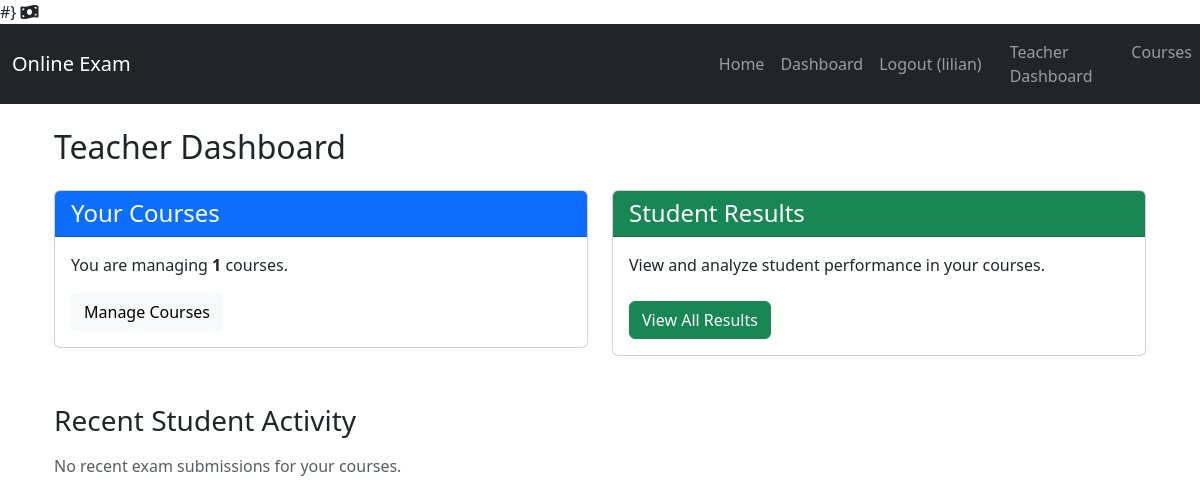
Page /teacher/dashboard/ (signed in) on the earlier database version.
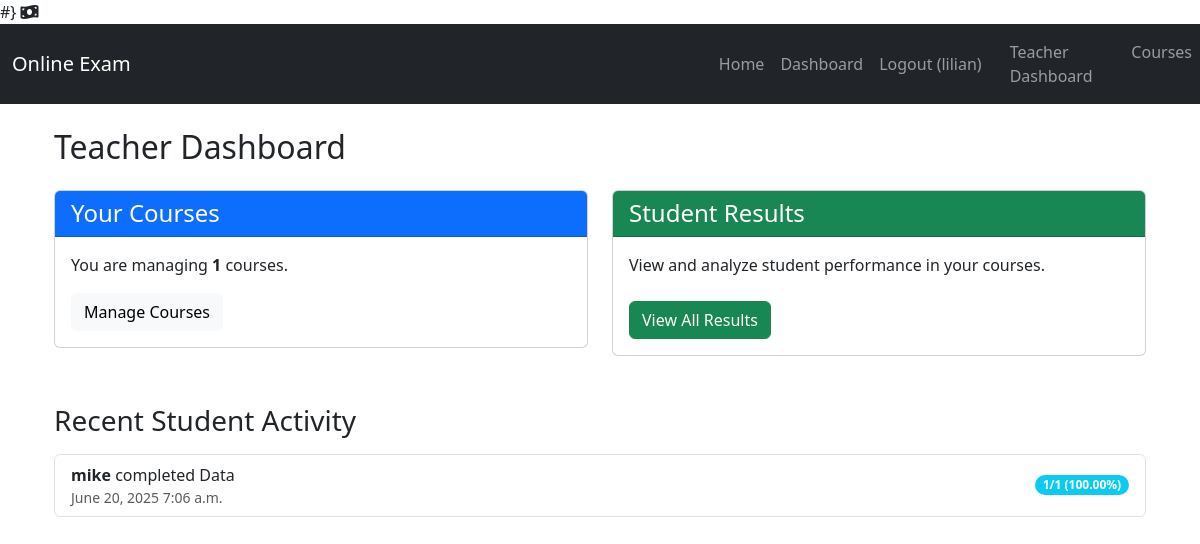
Same page on the later database version.
### exam_app/models.py (models this page shows, shortened)
class Result(models.Model):
    student = models.ForeignKey(User, on_delete=models.CASCADE, limit_choices_to={'is_student': True})
    course = models.ForeignKey(Course, on_delete=models.CASCADE)
    exam = models.OneToOneField(Exam, on_delete=models.CASCADE, primary_key=True) # One result per exam attempt
    score = models.IntegerField()
    total_marks = models.IntegerField()
    percentage = models.FloatField()
    date_achieved = models.DateTimeField(auto_now_add=True)
    class Meta:
        ordering = ['-date_achieved'] # Order results by most recent first

class User(AbstractUser):
    is_student = models.BooleanField(default=False)
    is_teacher = models.BooleanField(default=False)
    approved = models.BooleanField(default=False)
    groups = models.ManyToManyField(
        'auth.Group',
        related_name='exam_app_users_groups', # Unique related_name for groups
        blank=True,
        help_text='The groups this user belongs to. A user will get all permissions granted to each of their groups.',
        related_query_name='user',
    )
    user_permissions = models.ManyToManyField(
        'auth.Permission',
        related_name='exam_app_users_permissions', # Unique related_name for user_permissions
        blank=True,
        help_text='Specific permissions for this user.',
        related_query_name='user',
    )

class Course(models.Model):
    name = models.CharField(max_length=200)
    description = models.TextField(blank=True)
    teacher = models.ForeignKey(User, on_delete=models.CASCADE, limit_choices_to={'is_teacher': True})
    is_active = models.BooleanField(default=True) # <-- Add this line
    time_limit_minutes = models.PositiveIntegerField(
        default=60, # Default to 60 minutes (1 hour)
        validators=[MinValueValidator(5), MaxValueValidator(240)], # Min 5 mins, Max 4 hours
        help_text="Time limit for the exam in minutes (e.g., 60 for 1 hour)."
    )
    created_at = models.DateTimeField(auto_now_add=True)
    updated_at = models.DateTimeField(auto_now=True)
    class Meta:
        unique_together = ('name', 'teacher') # Ensure a teacher cannot have two courses with the same name
        ordering = ['name']

### exam_app/views.py (the view)
# urls.py: path('teacher/dashboard/', views.teacher_dashboard, name='teacher_dashboard'),
def teacher_dashboard(request):
    courses = Course.objects.filter(teacher=request.user).count()
    recent_results = Result.objects.filter(course__teacher=request.user).order_by('-date_achieved')[:5]
    context = {
        'page_title': 'Teacher Dashboard',
        'courses_count': courses,
        'recent_results': recent_results,
    }
    return render(request, 'teachers/teacher_dashboard.html', context) # Render the new template

### exam_app/templates/teachers/teacher_dashboard.html (shortened to what this page needs)
{% extends 'base.html' %}
{% block content %}
<div class="container mt-4">
    <h2 class="mb-4">{{ page_title }}</h2>
    <div class="row">
        <div class="col-md-6">
            <div class="card mb-4">
                <div class="card-header bg-primary text-white">
                    <h4 class="mb-0">Your Courses</h4>
                </div>
                <div class="card-body">
                    <p class="card-text">You are managing <strong>{{ courses_count }}</strong> courses.</p>
		    <a href="{% url 'exam_app:teacher_course_list' %}" class="btn btn-light">Manage Courses</a>
                </div>
            </div>
        </div>
        <div class="col-md-6">
            <div class="card mb-4">
                <div class="card-header bg-success text-white">
                    <h4 class="mb-0">Student Results</h4>
                </div>
                <div class="card-body">
                    <p class="card-text">View and analyze student performance in your courses.</p>
                    <a href="{% url 'exam_app:teacher_results_dashboard' %}" class="btn btn-success mt-2">View All Results</a>
                </div>
            </div>
        </div>
    </div>
    <h3 class="mt-4 mb-3">Recent Student Activity</h3>
    {% if recent_results %}
        <ul class="list-group">
            {% for result in recent_results %}
                <li class="list-group-item d-flex justify-content-between align-items-center">
                    <div>
                        <strong>{{ result.student.username }}</strong> completed {{ result.course.name }}
                        <small class="text-muted d-block">{{ result.date_achieved|date:"F d, Y P" }}</small>
                    </div>
                    <span class="badge bg-info rounded-pill">{{ result.score }}/{{ result.total_marks }} ({{ result.percentage|floatformat:2 }}%)</span>
                </li>
            {% endfor %}
        </ul>
    {% else %}
        <p class="text-muted">No recent exam submissions for your courses.</p>
    {% endif %}
</div>
{% endblock %}

Differences in the rows shown:
added Result: student.username "mike", course.name "Data", date_achieved "June 20, 2025 7:06 a.m.", score "1", total_marks "1", percentage "100.00"
Other differences:
text no longer shown: "No recent exam submissions for your courses."
